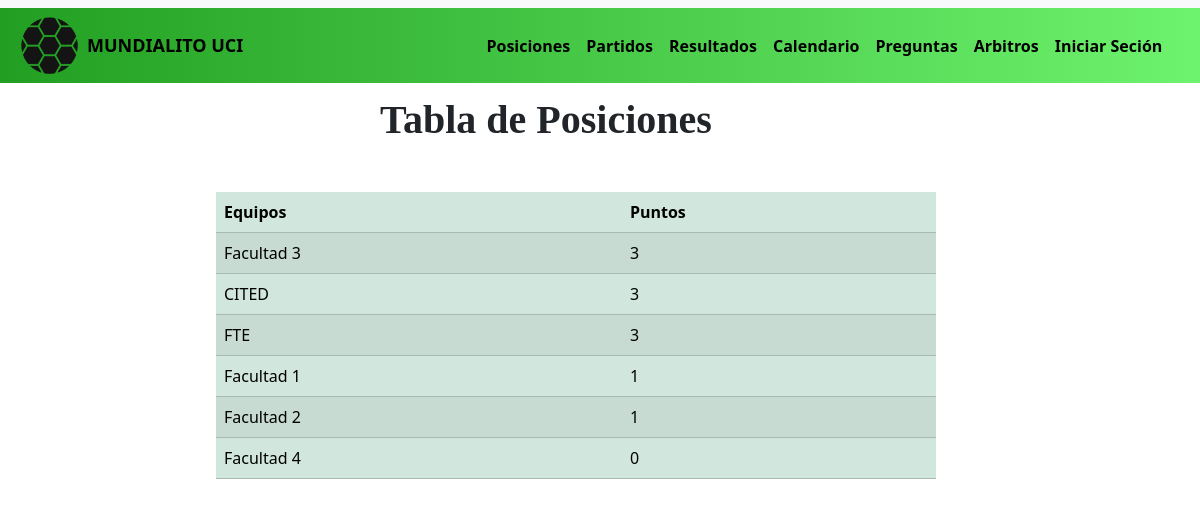
/Listar_Posiciones, run on the app's committed database.
### aplicacion/models.py (models this page shows, shortened)
class equipo (models.Model):
   equipo=models.CharField(max_length=100,verbose_name='Equipo')
   puntos=models.IntegerField(verbose_name='Puntos',default='0')

### aplicacion/views.py (the view)
# urls.py: path('Listar_Posiciones',views.Listar_Posiciones,name='Listar_Posiciones'),
def Listar_Posiciones(request):
    lista=equipo.objects.all().order_by('-puntos')
    return render(request,"posiciones.html", {"lista" : lista})

### aplicacion/Templates/posiciones.html (shortened to what this page needs)
{% extends 'base.html' %}
{% load static %}
{% block nav %}
    <nav class="navbar navbar-expand-lg bg-body-tertiary" id="menu">
      <div class="container-fluid">
        <a href="{%url 'index'%}"><img src="{% static 'img/ball.png'%}" width="75px"></a>
        <a href="{%url 'index'%}" style="text-decoration: none;color: black;font-size: large;"><strong>MUNDIALITO UCI</strong></a>
        <div class="collapse navbar-collapse" id="" style="margin-left:20%;">
          <ul class="navbar-nav me-auto mb-3 mb-lg-0">
              <li class="nav-item">
                  <a class="nav-link active" aria-current="page" href="{%url 'Listar_Posiciones'%}"><strong>Posiciones</strong></a>
                </li>
            <li class="nav-item">
              <a class="nav-link active" aria-current="page" href="{%url 'Listar_Partidos'%}"><strong>Partidos</strong></a>
            </li>
            <li class="nav-item">
              <a class="nav-link active" aria-current="page" href="{%url 'Listar_Resultados'%}"><strong>Resultados</strong></a>
            </li>
            <li class="nav-item">
              <a class="nav-link active" href="{%url 'Listar_Calendario'%}"><strong>Calendario</strong></a>
            </li>
            <li class="nav-item">
              <a class="nav-link active" aria-current="page" href="{%url 'Listar_Preguntas'%}"><strong>Preguntas</strong></a>
            </li>
            <li class="nav-item">
              <a class="nav-link active" aria-current="page" href="{%url 'Listar_Arbitros'%}"><strong>Arbitros</strong></a>
            </li>
            <li class="nav-item">
              <a class="nav-link active" aria-current="page" href="{%url 'login'%}"><strong>Iniciar Seción</strong></a>
            </li>
          </ul>
        </div>
      </div>
    </nav>
    {% endblock%}
{%block contenido%}
<br>
<br>
<br>
<br>
<h1 style="  font-family: Garamond, Baskerville, Baskerville Old Face, Hoefler Text, Times New Roman, serif; margin-left:380px"> <strong>Tabla de Posiciones</strong></h1>
<table class="table table-success table-striped" style="width:60%;margin-left:18%; margin-top:4%">
  <thead >
      <tr>
          <th>Equipos</th>
          <th>Puntos</th>
      </tr>
  </thead>
  <tbody>
      {% if lista %}
          {% for o in lista %}
              <tr>
                  <td>{{ o.equipo }}</td>
                  <td>{{ o.puntos }}</td>
              </tr>
          {% endfor %}
      {% else %}
          <tr>
              <td colspan="2" style="text-align:center;">No hay datos que mostrar</td>
          </tr>
      {% endif %}
  </tbody>
</table>
{%endblock%}

### aplicacion/static/css/estilos.css (style rules this page uses)
.navbar { position: fixed; width: 100%; border-bottom-left-radius:10px ; border-bottom-right-radius:10px ; background-color:#85fa85; color:#0c0f0f; padding-bottom: 0; }
a { text-decoration: none; color: black; }
.container-fluid { background: linear-gradient(to right,#229f22,#6ef36e); }

### data on the page
equipo: equipo "Facultad 3", puntos "3"
equipo: equipo "CITED", puntos "3"
equipo: equipo "FTE", puntos "3"
equipo: equipo "Facultad 1", puntos "1"
equipo: equipo "Facultad 2", puntos "1"
equipo: equipo "Facultad 4", puntos "0"
